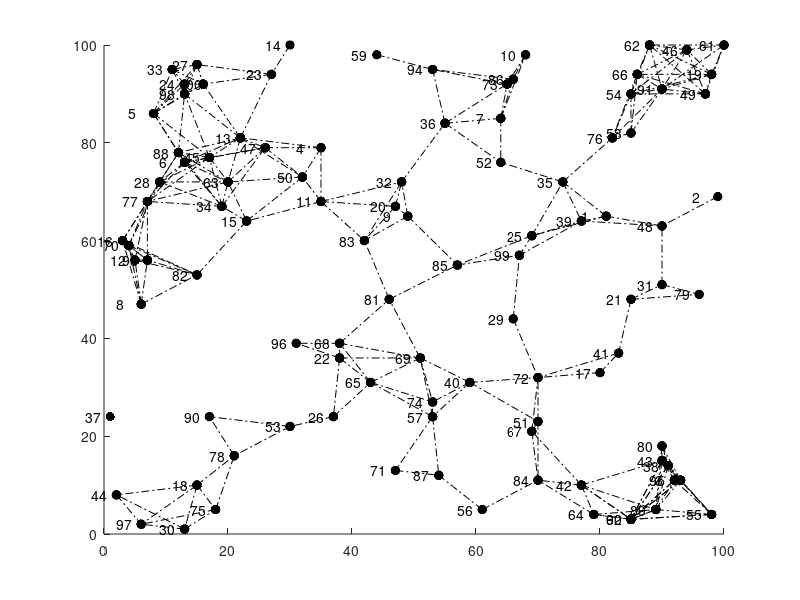

Write the MATLAB code that produced this figure. (Note: this script raises an error after producing the figure.)
% Universidad de los Andes
% Modelado, Simulaci?n y Optimizaci?n
% Taller 1

% Autores:
% Juan Esteban Mendez
% Codigo: 201531707 

% Se inicializa la matriz con las coordenadas de los 100 nodos
coordinates = randi(100, 100, 2);
disp(coordinates);
% Se inicializa la matriz de costos con costos infinitos
costMatrix = inf(100, 100);
% Se calculan las distancias entre todos los nodos para armar la matriz de
% costos real
for i=1:100
    for j=i+1: 100
        x1 = coordinates(i,1);
        y1 = coordinates(i,2);
        x2 = coordinates(j,1);
        y2 = coordinates(j,2);
        costMatrix(i,j) = sqrt((x2-x1)^2+(y2-y1)^2);
        
    end
end
% Si el costo entre dos nodos es mayor a 14, se toma como infinito.
% Se instancia el grafo como no-dirigido.
for i=1:100
    for j=i+1: 100
        if costMatrix(i,j) > 14
            costMatrix(i,j) = inf;
        end
        costMatrix(j,i) = costMatrix(i,j);
    end
end

disp(costMatrix);

figure;
hold on

% Se grafican los nodos y se unen los nodos que tienen una distancia que
% los conecta menor a 14, con una linea punteada negra.
for i=1:100
    plot(coordinates(i,1), coordinates(i,2), '.k', 'MarkerSize', 20);
    text(coordinates(i,1)-4, coordinates(i,2), int2str(i),'FontSize',10);
    for j=i+1:100
        if costMatrix(i,j) < 14
            plot([coordinates(i,1) coordinates(j,1)], [coordinates(i,2) coordinates(j,2)], '-.ok');
        end
    end
end

% Se toma un nodo origen aleatorio
s= randi(100);    %nodo origen
% Se toma un nodo destino aleatorio
d= randi(100);    %nodo destino
% para garantizar que el nodo origen y destino sean diferentes
while s == d 
    s= randi(100);
    d= randi(100);
end
% Se calcula la ruta de costo minimo entre el nodo origen y destino con el
% algoritmo de Dijkstra
[sp, spcost, P] = dijkstra_v2(costMatrix, s, d);  %sp: shortest path, spcost: shortest path cost

fprintf('Nodo origen: %i\n', s);
fprintf('Nodo destino: %i\n', d);
fprintf('Ruta de costo minimo (Dijkstra): %i\n', sp); 
fprintf('Costo total de la ruta: %f\n', spcost);

% Se grafica la ruta de costo minimo entre el nodo origen y destino con una
% linea de color rojo
for i=1:length(sp)-1
    plot([coordinates(sp(i), 1) coordinates(sp(i+1), 1)], [coordinates(sp(i), 2) coordinates(sp(i+1), 2)], 'r', 'LineWidth', 2);
end